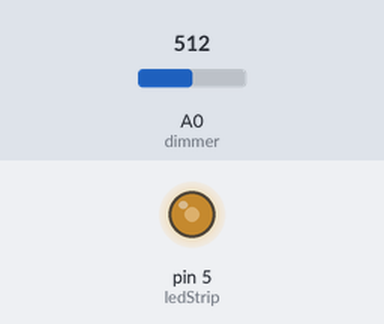
Bench run of a sketch on a simulated Arduino Uno, built with avr-gcc and run on an emulated ATmega328P. Parts: output pins drawn as LEDs (lit = HIGH). Inputs (shaded band) come from the test bench; at power-on: A0 (dimmer) = 512.

Above: at 1.2 s.
1.3 s: A0 (dimmer) set to 716
At 2.5 s:
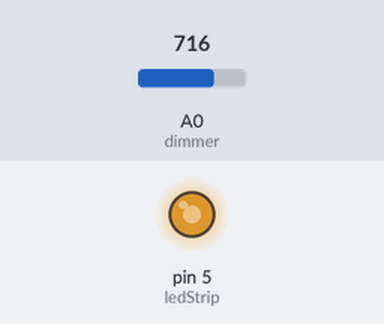
2.8 s: A0 (dimmer) set to 900
At 3.9 s:
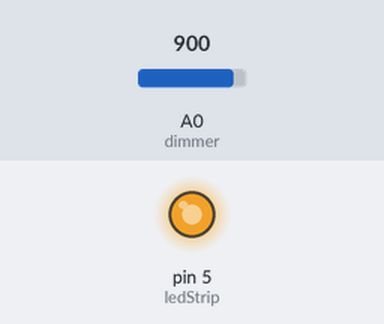
4.3 s: A0 (dimmer) set to 122
At 5.0 s:
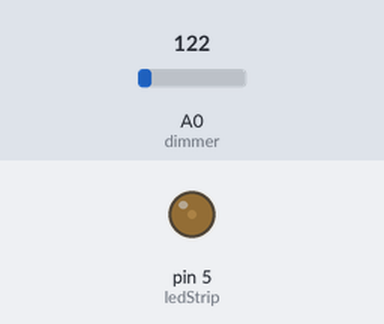
5.8 s: A0 (dimmer) set to 0
At 6.1 s:
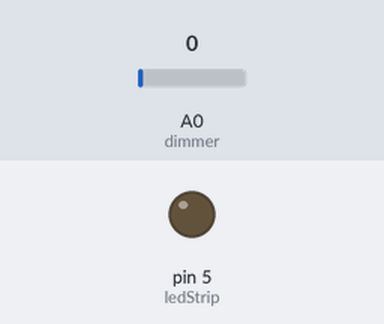
7.3 s: A0 (dimmer) set to 511
At 8.4 s:
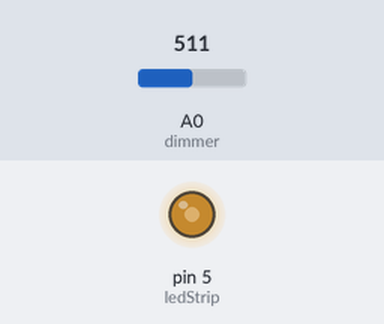
Timing chart, 0 to 9.8 s (numbered marks = the images above; inputs shaded):
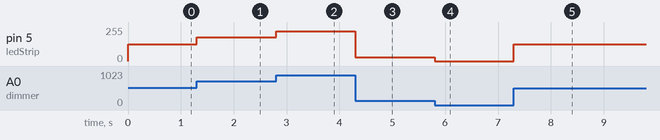

Measured:
- after the input at 1.3 s, pin 5 (ledStrip): 127/255 → 178/255 at once
- after the input at 2.8 s, pin 5 (ledStrip): 178/255 → 224/255 at once
- after the input at 4.3 s, pin 5 (ledStrip): 224/255 → 30/255 at once
- after the input at 5.8 s, pin 5 (ledStrip): 30/255 → 0/255 at once
- after the input at 7.3 s, pin 5 (ledStrip): 0/255 → 127/255 at once

The sketch:

led-strip-dimmer.ino
```cpp
// define your pins
const int dimmer = A0; // Potentiometer pin
const int ledStrip = 5; // MOSFET gate control pin

void setup() {
  // put your setup code here, to run once:
  pinMode(ledStrip, OUTPUT);
  pinMode(dimmer, INPUT);
}

void loop() {
  // Get a reading from the potentiometer.
  int brightness = analogRead(dimmer);
  brightness = map(brightness, 0, 1023, 0, 255);
  // Turn the strip on based on the potentiometer value.
  // Turn on after 5 to reduce flickering at bottom values, else turn it off.
  if (brightness > 5) {
    analogWrite(ledStrip, brightness);
  } else {
    analogWrite(ledStrip, 0);
  }
  // Slight delay because why not.
  delay(2);
}
```
